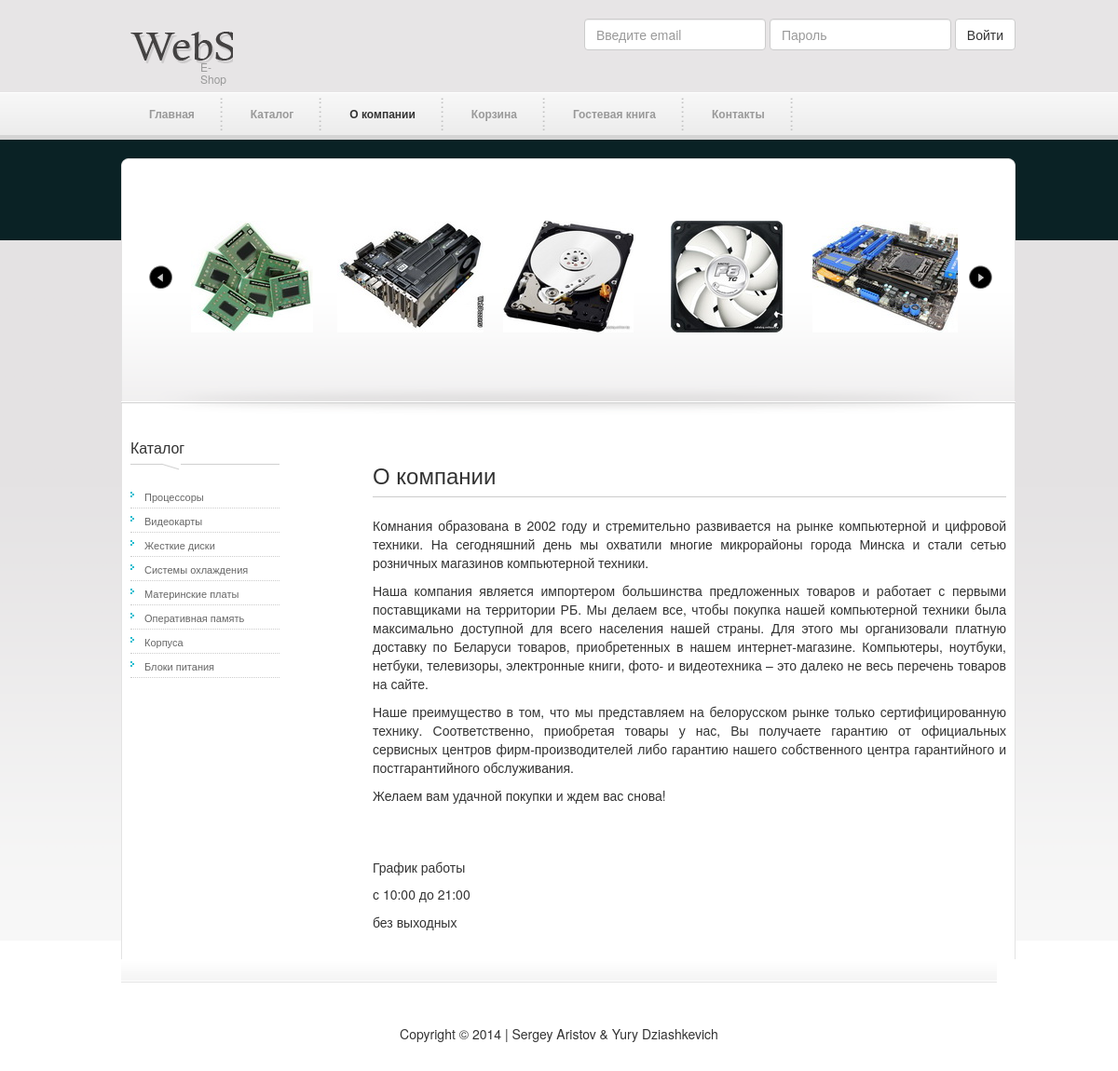
Screenshot of /about/index with the database file from the repository.
### tables this page shows
CREATE TABLE `st_category` (
  `id` int(10) unsigned NOT NULL AUTO_INCREMENT,
  `name` varchar(255) NOT NULL,
  `description` text NOT NULL,
  `img` varchar(255) NOT NULL,
  PRIMARY KEY (`id`)
);

### inc/controllers/about.php (called while the page is built)
<?php
class AboutController extends Controller
{
    public function indexAction()
    {
        $this->view->render("about/index");
    }
}

### index.php (called while the page is built, shortened)
<?php
new App();

### inc/service/model.php (called while the page is built, shortened)
<?php
class Model
{
    protected static $dbc;
    public static function getDbc(){
        if(!self::$dbc){
            self::$dbc = new PDO("mysql: host=".APP_DB_HOST."; dbname=".APP_DB_DATABASE, APP_DB_USER, APP_DB_PASS,  array(PDO::MYSQL_ATTR_INIT_COMMAND => "SET NAMES 'utf8'"));
        }
        return self::$dbc;
    }
}

### inc/models/categoryList.php (called while the page is built)
<?php
class CategoryListModel extends Model
{
    public static function getCategoryList()
    {
        $category = self::getDbc()->query("SELECT `name`, `id`, `img` FROM `".APP_DB_PREFIX."category`");
        return $category->fetchAll(PDO::FETCH_ASSOC);
    }
}

### inc/views/about/index.php (the view, shortened to what this page needs)
<div class="cleaner h20"></div>
<div id="templatemo_main_top"></div>
<div id="templatemo_main">
    <div id="product_slider">
        <div id="SlideItMoo_outer">
            <div id="SlideItMoo_inner">
                <div id="SlideItMoo_items">
                    <?php
                    $slide = "";
                    foreach(self::$category as $value){
                        $slide .= "
                            <div class='SlideItMoo_element'>
                            <a href=" . APP_BASE_URL . "catalog/category/$value[id]>
                            <img src='". APP_BASE_URL . "images/product/" . $value["img"] . "'/></a>
                            </div>
                        ";
                    }
                    echo $slide;
                    ?>
                </div>
            </div>
        </div>
    </div>
    <div id="sidebar">
        <h3>Каталог</h3>
        <ul class="sidebar_menu">
            <?php
            foreach(self::$category as $value){
                echo "<li> <a href=" . APP_BASE_URL . "catalog/category/$value[id]> $value[name] </a> </li>";
            }
            ?>
        </ul>
    </div>
    <div id="content">
        <h2>О компании</h2>
        <div align="justify">
        <p>Комнания образована в 2002 году и стремительно развивается на рынке компьютерной и цифровой техники. На сегодняшний день мы охватили многие
           микрорайоны города Минска и стали сетью розничных магазинов компьютерной техники.</p>
        <p>Наша компания является импортером большинства предложенных товаров и работает с первыми поставщиками на территории РБ.
           Мы делаем все, чтобы покупка нашей компьютерной техники была максимально доступной для всего населения нашей страны.
           Для этого мы организовали платную доставку по Беларуси товаров, приобретенных в нашем интернет-магазине.
           Компьютеры, ноутбуки, нетбуки, телевизоры, электронные книги, фото- и видеотехника – это далеко не весь перечень товаров на сайте.</p>
        <p>Наше преимущество в том, что мы представляем на белорусском рынке только сертифицированную технику. Соответственно, приобретая товары у нас,
           Вы получаете гарантию от официальных сервисных центров фирм-производителей либо гарантию нашего собственного центра гарантийного и постгарантийного обслуживания.</p>
        <p>Желаем вам удачной покупки и ждем вас снова!</p><br /><br />
        <h5>График работы</h5>
        <p>с 10:00 до 21:00</p>
        <p>без выходных</p>
        </div>
    </div>
</div>

### css/templatemo_style.css (style rules this page uses)
body { margin: 0; padding: 0; color: #666; font-family: Tahoma, Geneva, sans-serif; font-size: 13px; line-height: 1.4em; background-color: #f7f7f7; background-repeat: repeat-x; background-position: top; }
#home { background-image: url(../././images/templatemo_body_subpage.png) }
a, a:link, a:visited { color: #666; font-weight: normal; text-decoration: none }
p { margin: 0 0 10px 0; padding: 0; }
img { border: none; }
h1, h2, h3, h4, h5, h6 { color: #333; font-weight: normal; }
h2 { font-size: 26px; margin: 0 0 25px; padding: 5px 0 }
h3 { font-size: 20px; margin: 0 0 20px; padding: 0; }
h5 { font-size: 14px; margin: 0 0 10px; padding: 0; }
.cleaner { clear: both }
.h20 { height: 20px }
#templatemo_main_top { width: 960px; height: 12px; background: url(../././images/templatemo_main_top.png) no-repeat top }
#templatemo_main { width: 960px; background: url(../././images/templatemo_main_middle.png) repeat-y }
#sidebar { float: left; width: 200px; padding: 20px 30px 0 10px; }
#content { float: right; width: 700px; width: 700px; padding: 20px 10px 20px; }
#product_slider { padding: 40px 30px 80px 30px; background: url(../././images/templatemo_slider.png) bottom center no-repeat }
#sidebar h3 { font-size: 16px; padding: 0 0 15px 0; margin: 0 0 15px 0; background: url(../././images/sidebar_header_bg.png) left bottom no-repeat }
.sidebar_menu { list-style: none; margin: 0 0 30px; padding: 0; }
.sidebar_menu li { margin: 0; padding: 2px 0 3px 15px; background: url(../././images/templatemo_list_01.png) no-repeat scroll 0 8px; border-bottom: 1px dotted #ccc }
.sidebar_menu li a { font-size: 11px; }
#content h2 { font-size: 24px; padding-bottom: 10px; border-bottom: 1px solid #ccc; margin-bottom: 20px }

### css/styles.css (style rules this page uses)
#SlideItMoo_outer { overflow: hidden; width: 940px; height: 150px; margin: 0 auto; background: none; display:block; position:relative; padding: 0; }
#SlideItMoo_inner { position:relative ; overflow:hidden ; width: 940px ; margin:0px auto 0px; padding: 10px 0px 10px; }
#SlideItMoo_items { display:block; position:relative; }
#SlideItMoo_items div.SlideItMoo_element { display:block; position:relative; float:left; margin: 0px 5px 0px; font-size:11px; width: 160px; height: 120px; text-align:center; font-family: Verdana, Geneva, sans-serif; color:#000000; }
#SlideItMoo_items a { padding:0px; margin:3px 0px 3px; clear:both; display:block; background:none; padding:2px; }
#SlideItMoo_items a img { border:none; }

### rows the page displays
st_category: img (picture), name "Процессоры"
st_category: img (picture), name "Видеокарты"
st_category: img (picture), name "Жесткие диски"
st_category: img (picture), name "Системы охлаждения"
st_category: img (picture), name "Материнские платы"
st_category: name "Оперативная память"
st_category: name "Корпуса"
st_category: name "Блоки питания"
